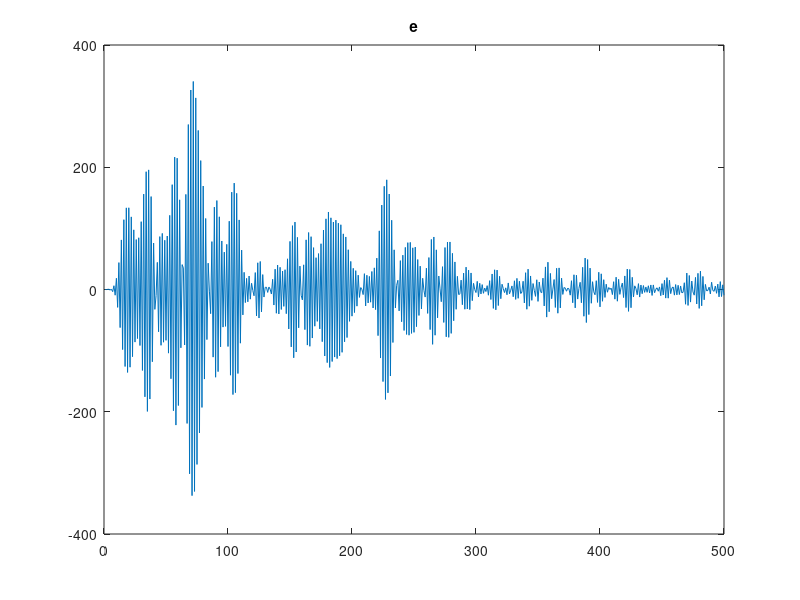
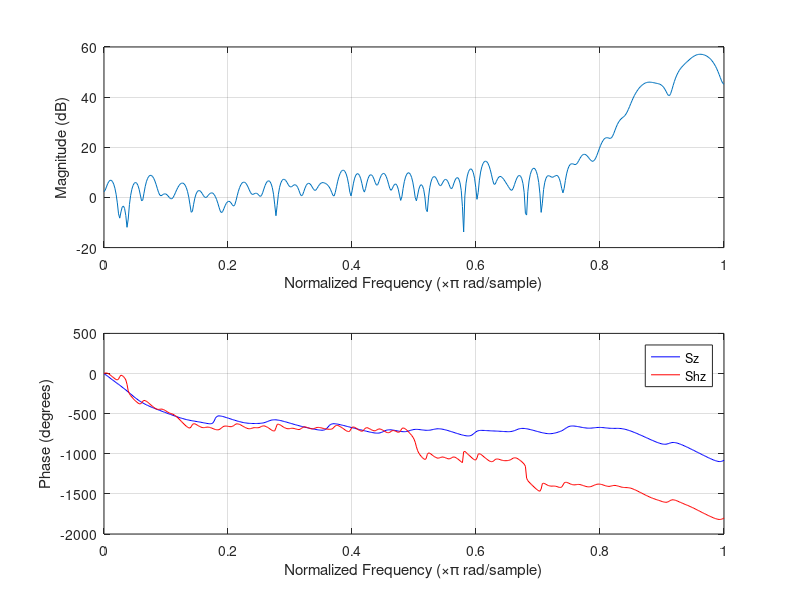

These charts were generated, in order, by the following MATLAB code: (Note: this script raises an error after producing the figures.)
%%FxLMS Algorithm
%Mustafa Oztoprak
clear all;

load('TF.mat');
load('SEC18R.mat');
load('SEC13R.mat');
T=1000; 
R=500;
num=P_z;
den=P_p;
h=tf(num',den');
num1=S_z;
den1=S_p;
v=tf(num1',den1');
[x ,y] = tfdata(h, 'v');
Pz=[x ,y];
[c,d]=tfdata(v, 'v');
 
Sz=[c,d];
L=100;

mu=0.005;  



% white noise signal,
x_noise=randn(1,T); 
y_d=filter(Sz, 1, x_noise);

%  the identification process
Shx=zeros(1,L);     % the state of Sh(z)
Shz=zeros(1,L);     % the weight of Sh(z)
e_z=zeros(1,R);   % data buffer for the identification error

% and apply least mean square algorithm
                       % learning rate
for k=1:R                     % discrete time k
    Shx=[x_noise(k) Shx(1:L-1)];  % update the state
    Shy=Shx*Shz';	        % calculate output of Sh(z)
    e_z(k)=y_d(k)-Shy;    % calculate error         
    Shz=Shz+mu*e_z(k)*Shx;   % adjust the weight
end

% Lets check the result
figure
  plot(e_z)
  title('e')
 figure
 freqz(Sz,1)
 hold on
 freqz(Shz,1)
 lines =findall(gcf,'type','line');
set(lines(1),'color','red');
  set(lines(2),'color','blue');
  legend('Sz','Shz')
 




X=SEC18R;
% and measure the arriving noise at the sensor position,
d=filter(Pz, 1, X);
% Initiate the system,
xn = zeros(1,L);
y=zeros(1,L);
W = zeros(1,L);
e = zeros(1,R);

 Sx=zeros(1,L);     
                          
for k=1:R                       
     xn = [X(k), xn(1:L-1)];
    y=xn*W';
    Sx=[y Sx(1:L-1)]; 
    yn_hat = Sx.*Shz;
    e(k) = d(k)-yn_hat(k);

     
    xn_hat=filter(Shz,1,xn);
    %Wz =  Wz + mu/norm(xn_hat,2)*err(k)*xn_hat;
    W =  W + mu*e(k)*xn_hat;

end
figure
  plot(e)
  title('e')
 figure
 freqz(d,1)
 hold on
 freqz(e,1)
 lines =findall(gcf,'type','line');
set(lines(1),'color','red');
  set(lines(2),'color','blue');
  legend('d','e')

